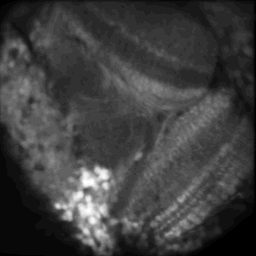
#> input picture avg/AVG_fly1_less_than24hr_pre_dark_XY0_Z0_T0000_C0_registered.tif, 256 x 256 px, found by its file name; its folder holds 4 pictures in this run
$ python clahe.py
#> lines starting #> are read from the running program, lines starting #| are printed output that depends on the picture; after the words box and inside, x2 and y2 are one past the last pixel; in counts of white or black regions, pixels touching at a corner belong together
# apply clahe to all original images (only needs to be run once)
import os
import cv2
import numpy as np
import matplotlib.pyplot as plt

input_folder = 'C:\\Users\\megan\\flies\\activity_analysis\\avg'
inputs = [os.path.join(input_folder, f) for f in sorted(os.listdir(input_folder)) if f.endswith(".tif")]
output = 'clahe'
os.makedirs(output, exist_ok=True)

fig, axes = plt.subplots(3,len(inputs))
for i in range(len(inputs)):
    image = cv2.imread(inputs[i], cv2.IMREAD_UNCHANGED)
#> image is the input picture: shape (256, 256) uint16; min 18, max 8163, mean 2091.2
    image_8bit = cv2.normalize(image, None, 0, 255, cv2.NORM_MINMAX).astype(np.uint8)
    axes[0,i].imshow(image, cmap='gray')
    axes[0,i].axis('off')

    clahe = cv2.createCLAHE(clipLimit=4, tileGridSize=(16,16))
    clahe_image = clahe.apply(image_8bit)
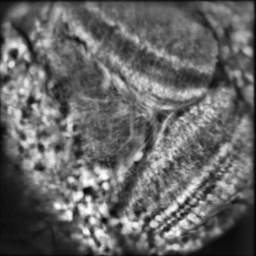
#> clahe_image: shape (256, 256); min 3, max 255, mean 101.8
    axes[1,i].imshow(clahe_image, cmap='gray')
    axes[1,i].axis('off')

    binarized = np.where(clahe_image > np.mean(clahe_image), 255, 0).astype(np.uint8)
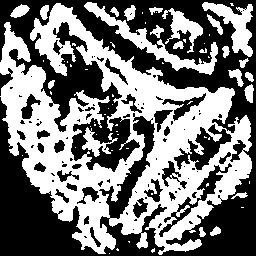
#> binarized: shape (256, 256); 47.2% white; 66 white regions (43 under 20 px), largest, box (x1, y1, x2, y2) and area: (0, 3, 252, 255) 25644, (84, 2, 218, 75) 1608, (202, 2, 253, 57) 1090
    axes[2,i].imshow(binarized, cmap='gray')
    axes[2,i].axis('off')

    filename = os.path.splitext(os.path.basename(inputs[i]))[0]
    np.save(os.path.join(output, f'{filename}_clahe.npy'), clahe_image)
#> pass 2 of the loop `for i in range(len(inputs)):`:
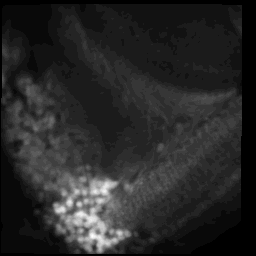
#> input picture avg/AVG_fly2_less_than24hr_pre_dark_XY0_Z0_T0000_C0_registered.tif, 256 x 256 px, found by its file name
#> image is the input picture: shape (256, 256) uint16; min 0, max 7217, mean 1235.7
#> `clahe_image = clahe.apply(image_8bit)`:
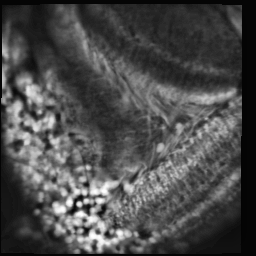
#> clahe_image: shape (256, 256); min 3, max 255, mean 74.5
#> `binarized = np.where(clahe_image > np.mean(clahe_image), 255, 0).astyp..`:
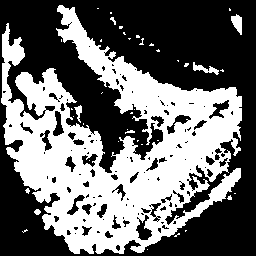
#> binarized: shape (256, 256); 42.8% white; 41 white regions (34 under 20 px), largest, box (x1, y1, x2, y2) and area: (1, 5, 242, 254) 27468, (231, 14, 242, 35) 145, (193, 62, 219, 75) 131
#> pass 3 of the loop `for i in range(len(inputs)):`:
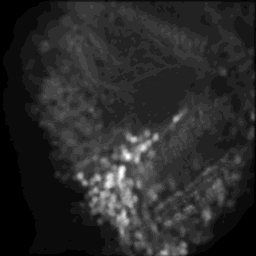
#> input picture avg/AVG_fly3_less_than24hr_pre_dark_1_XY0_Z0_T0000_C0_registered.tif, 256 x 256 px, found by its file name
#> image is the input picture: shape (256, 256) uint16; min 38, max 5834, mean 1052
#> `clahe_image = clahe.apply(image_8bit)`:
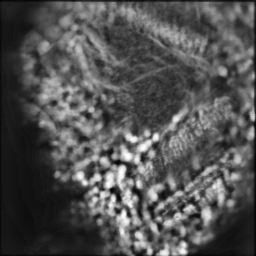
#> clahe_image: shape (256, 256); min 2, max 255, mean 81.7
#> `binarized = np.where(clahe_image > np.mean(clahe_image), 255, 0).astyp..`:
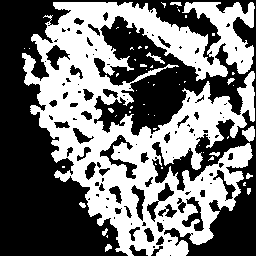
#> binarized: shape (256, 256); 45.2% white; 54 white regions (42 under 20 px), largest, box (x1, y1, x2, y2) and area: (22, 2, 255, 256) 28981, (242, 126, 255, 142) 133, (146, 52, 165, 64) 64
#> the loop made 4 passes; the first 3 are shown

plt.show()
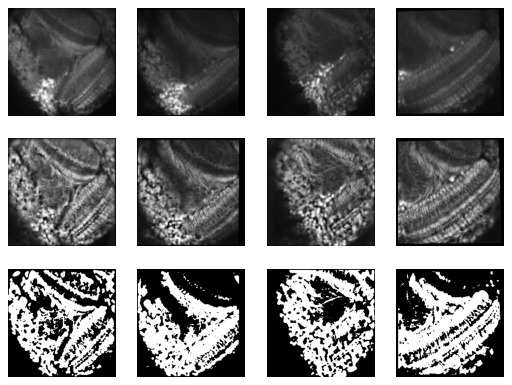
#> figure drawn by matplotlib, 12 panels
